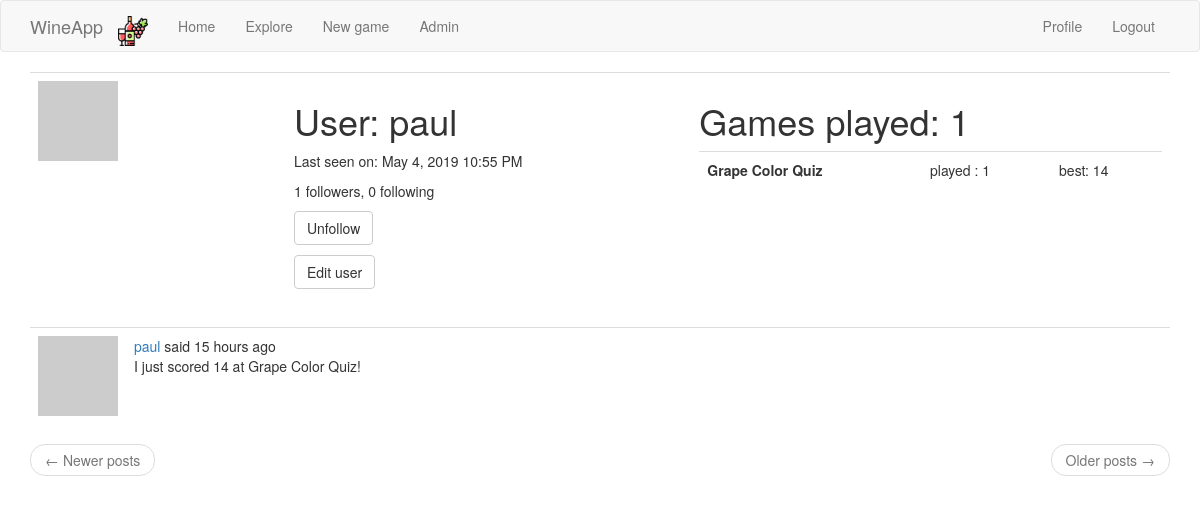
Page /user/paul (signed in) on the committed database.
### app/models.py (models this page shows, shortened)
class User(UserMixin, db.Model):
    id = db.Column(db.Integer, primary_key=True)
    username = db.Column(db.String(64), index=True, unique=True)
    email = db.Column(db.String(120), index=True, unique=True)
    password_hash = db.Column(db.String(128))
    posts = db.relationship('Post', backref='author', lazy='dynamic')
    about_me = db.Column(db.String(140))
    last_seen = db.Column(db.DateTime, default=datetime.utcnow)
    followed = db.relationship(
        'User', secondary=followers,
        primaryjoin=(followers.c.follower_id == id),
        secondaryjoin=(followers.c.followed_id == id),
        backref=db.backref('followers', lazy='dynamic'), lazy='dynamic')
    def avatar(self, size):
        digest = md5(self.email.lower().encode('utf-8')).hexdigest()
        return 'https://www.gravatar.com/avatar/{}?d=identicon&s={}'.format(
            digest, size)
    def is_following(self, user_):
        return self.followed.filter(
            followers.c.followed_id == user_.id).count() > 0

class Post(db.Model):
    id = db.Column(db.Integer, primary_key=True)
    body = db.Column(db.String(140))
    timestamp = db.Column(db.DateTime, index=True, default=datetime.utcnow)
    user_id = db.Column(db.Integer, db.ForeignKey('user.id'))
    language = db.Column(db.String(5))

### app/main/routes.py (the view)
@bp.route('/user/<username>')
@login_required
def user(username):
    user_ = User.query.filter_by(username=username).first_or_404()
    summary_per_type, nb_played_games = get_player_stats(user_)
    page = request.args.get('page', 1, type=int)
    posts = user_.posts.order_by(Post.timestamp.desc()).paginate(
        page, current_app.config['POSTS_PER_PAGE'], False)
    next_url = url_for('main.user', username=user_.username,
                       page=posts.next_num) if posts.has_next else None
    prev_url = url_for('main.user', username=user_.username,
                       page=posts.prev_num) if posts.has_prev else None
    return render_template('user.html', user=user_, posts=posts.items,
                           next_url=next_url, prev_url=prev_url, nb_played_games=nb_played_games,
                           games_data=summary_per_type)

### app/main/routes.py (called while the page is built)
@bp.before_app_request
def before_request():
    if current_user.is_authenticated:
        current_user.last_seen = datetime.utcnow()
        db.session.commit()
    g.locale = str(get_locale())

### app/models.py (called while the page is built)
@login.user_loader
def load_user(id):
    return User.query.get(int(id))

def get_player_stats(user_):
    games = Game.query.filter_by(player_id=user_.id).all()
    games_per_type = {}
    for game_type, game_name in current_app.config['GAMES_TO_NAMES'].items():
        games_per_type[(game_type, game_name)] = [game for game in games if game.game_type == game_type]
    summary_per_type = []
    for (game_type, game_name), games in games_per_type.items():
        summary_per_type.append(
            {
                'name': game_name,
                'type': game_type,
                'nb_played': len(games),
                'best': max(games, key=lambda x: x.score).score if len(games) > 0 else '-'
            }
        )
        return summary_per_type, len(games)

### app/templates/user.html (shortened to what this page needs)
{% extends "base.html" %}
{% block app_content %}
<table class="table table-hover">
    <tr>
        <td width="256px"><img src="{{ user.avatar(256) }}"></td>
        <td>
            <h1>{{ _('User') }}: {{ user.username }}</h1>
            {% if user.last_seen %}
            <p>{{ _('Last seen on') }}: {{ moment(user.last_seen).format('LLL') }}</p>
            {% endif %}
            <p>{{ _('%(count)d followers', count=user.followers.count()) }}, {{ _('%(count)d following',
                count=user.followed.count()) }}</p>
            {% if user == current_user %}
            <p><a class="btn btn-default" href="{{ url_for('main.edit_profile') }}">{{ _('Edit your profile') }}</a></p>
            {% elif not current_user.is_following(user) %}
            <p><a class="btn btn-default" href="{{ url_for('main.follow', username=user.username) }}">{{ _('Follow') }}</a></p>
            {% else %}
            <p><a class="btn btn-default" href="{{ url_for('main.unfollow', username=user.username) }}">{{ _('Unfollow') }}</a></p>
            {% endif %}
            {% if current_user.username == 'admin' %}
            <p><a class="btn btn-default" href="{{ url_for('main.edit_user', username=user.username) }}">{{ _('Edit user') }}</a></p>
            {% endif %}
        </td>
        <td>
            <h1>Games played: {{ nb_played_games }}</h1>
            <table class="table table-hover">
                {% for game in games_data %}
                <tr onclick="window.location='{{ url_for('main.quick_new_game', game_type=game.type) }}'">
                    <th>{{ game.name }}</th>
                    <td>played : {{ game.nb_played }}</td>
                    <td>best: {{ game.best }}</td>
                    {% endfor %}
                </tr>
            </table>
        </td>
    </tr>
</table>
{% for post in posts %}
{% include '_post.html' %}
{% endfor %}
<nav aria-label="...">
    <ul class="pager">
        <li class="previous{% if not prev_url %} disabled{% endif %}">
            <a href="{{ prev_url or '#' }}">
                <span aria-hidden="true">&larr;</span> {{ _('Newer posts') }}
            </a>
        </li>
        <li class="next{% if not next_url %} disabled{% endif %}">
            <a href="{{ next_url or '#' }}">
                {{ _('Older posts') }} <span aria-hidden="true">&rarr;</span>
            </a>
        </li>
    </ul>
</nav>
{% endblock %}

### app/templates/base.html (shortened to what this page needs)
{% extends 'bootstrap/base.html' %}
{% block navbar %}
<nav class="navbar navbar-default">
    <div class="container">
        <div class="navbar-header">
            <a class="navbar-brand" href="{{ url_for('main.index') }}">WineApp</a>
        </div>
        <div class="collapse navbar-collapse" id="bs-example-navbar-collapse-1">
            <ul class="nav navbar-nav">
                <li><a href="{{ url_for('main.index') }}" class="navbar-brand">
                    <img src="/static/bottle_red_wine.png" style="height:30px;margin:0px;padding:0px;">
                </a></li>
                <li><a href="{{ url_for('main.index') }}">{{ _('Home') }}</a></li>
                <li class="nav-item dropdown">
                    <a class="nav-link dropdown-toggle" href="#" id="navbarDropdown" role="button"
                       data-toggle="dropdown" aria-haspopup="true" aria-expanded="false">
                        Explore
                    </a>
                </li>
                <li><a href="{{ url_for('main.new_game') }}">{{ _('New game') }}</a></li>
                {% if current_user.username == 'admin' %}
                <li><a href="{{ url_for('main.admin') }}">{{ _('Admin') }}</a></li>
                {% endif %}
            </ul>
            <ul class="nav navbar-nav navbar-right">
                {% if current_user.is_anonymous %}
                <li><a href="{{ url_for('auth.login') }}">{{ _('Login') }}</a></li>
                {% else %}
                <li><a href="{{ url_for('main.user', username=current_user.username) }}">{{ _('Profile') }}</a></li>
                <li><a href="{{ url_for('auth.logout') }}">{{ _('Logout') }}</a></li>
                {% endif %}
            </ul>
        </div>
    </div>
</nav>
{% endblock %}
{% block content %}
<div class="container">
    {% block app_content %}{% endblock %}
</div>
{% endblock %}

### app/templates/_post.html (shortened to what this page needs)
    <table class="table table-hover">
        <tr>
            <td width="70px">
                <a href="{{ url_for('main.user', username=post.author.username) }}">
                    <img src="{{ post.author.avatar(70) }}" />
                </a>
            </td>
            <td>
                {{ _('%(username)s said %(when)s',
                    username=user_link, when=moment(post.timestamp).fromNow()) }}
                <br>
                <span id="post{{ post.id }}">{{ post.body }}</span>
            </td>
        </tr>
    </table>

### rows in the picture
User: username "paul", last_seen "May 4, 2019 10:55 PM"
Post: body "I just scored 14 at Grape Color Quiz!"

### other values in the picture
{{ nb_played_games }} "1"
{{ game.name }} "Grape Color Quiz"
{{ game.nb_played }} "1"
{{ game.best }} "14"
